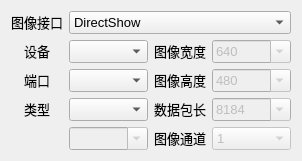
        <widget class="QWidget" name="Camera2">
         <attribute name="title">
          <string>相机2</string>
         </attribute>
         <layout class="QGridLayout" name="gridLayout_6" columnstretch="1,3,1,3">
          <item row="0" column="0">
           <widget class="QLabel" name="labelCameraInterface2">
            <property name="font">
             <font>
              <family>Microsoft YaHei UI</family>
              <pointsize>10</pointsize>
             </font>
            </property>
            <property name="mouseTracking">
             <bool>true</bool>
            </property>
            <property name="text">
             <string>&lt;html&gt;&lt;head/&gt;&lt;body&gt;&lt;p align=&quot;center&quot;&gt;图像接口&lt;/p&gt;&lt;/body&gt;&lt;/html&gt;</string>
            </property>
           </widget>
          </item>
          <item row="1" column="0">
           <widget class="QLabel" name="labelCameraDevice2">
            <property name="font">
             <font>
              <family>Microsoft YaHei UI</family>
              <pointsize>10</pointsize>
             </font>
            </property>
            <property name="mouseTracking">
             <bool>true</bool>
            </property>
            <property name="text">
             <string>&lt;html&gt;&lt;head/&gt;&lt;body&gt;&lt;p align=&quot;center&quot;&gt;设备&lt;/p&gt;&lt;/body&gt;&lt;/html&gt;</string>
            </property>
           </widget>
          </item>
          <item row="1" column="1">
           <widget class="QComboBox" name="comboBoxCameraDevice2">
            <property name="font">
             <font>
              <family>Microsoft YaHei UI</family>
              <pointsize>10</pointsize>
             </font>
            </property>
            <property name="mouseTracking">
             <bool>true</bool>
            </property>
           </widget>
          </item>
          <item row="1" column="2">
           <widget class="QLabel" name="labelImageWidth2">
            <property name="font">
             <font>
              <family>Microsoft YaHei UI</family>
              <pointsize>10</pointsize>
             </font>
            </property>
            <property name="mouseTracking">
             <bool>true</bool>
            </property>
            <property name="text">
             <string>&lt;html&gt;&lt;head/&gt;&lt;body&gt;&lt;p align=&quot;center&quot;&gt;图像宽度&lt;/p&gt;&lt;/body&gt;&lt;/html&gt;</string>
            </property>
           </widget>
          </item>
          <item row="1" column="3">
           <widget class="QComboBox" name="comboBoxImageWidth2">
            <property name="enabled">
             <bool>false</bool>
            </property>
            <property name="font">
             <font>
              <family>Microsoft YaHei UI</family>
              <pointsize>10</pointsize>
             </font>
            </property>
            <property name="mouseTracking">
             <bool>true</bool>
            </property>
            <property name="editable">
             <bool>true</bool>
            </property>
            <item>
             <property name="text">
              <string>640</string>
             </property>
            </item>
           </widget>
          </item>
          <item row="2" column="0">
           <widget class="QLabel" name="labelCameraPort2">
            <property name="enabled">
             <bool>true</bool>
            </property>
            <property name="font">
             <font>
              <family>Microsoft YaHei UI</family>
              <pointsize>10</pointsize>
             </font>
            </property>
            <property name="mouseTracking">
             <bool>true</bool>
            </property>
            <property name="text">
             <string>&lt;html&gt;&lt;head/&gt;&lt;body&gt;&lt;p align=&quot;center&quot;&gt;端口&lt;/p&gt;&lt;/body&gt;&lt;/html&gt;</string>
            </property>
            <property name="alignment">
             <set>Qt::AlignCenter</set>
            </property>
           </widget>
          </item>
          <item row="2" column="1">
           <widget class="QComboBox" name="comboBoxCameraPort2">
            <property name="font">
             <font>
              <family>Microsoft YaHei UI</family>
              <pointsize>10</pointsize>
             </font>
            </property>
            <property name="mouseTracking">
             <bool>true</bool>
            </property>
           </widget>
          </item>
          <item row="2" column="2">
           <widget class="QLabel" name="labelImageHeight2">
            <property name="enabled">
             <bool>true</bool>
            </property>
            <property name="font">
             <font>
              <family>Microsoft YaHei UI</family>
              <pointsize>10</pointsize>
             </font>
            </property>
            <property name="mouseTracking">
             <bool>true</bool>
            </property>
            <property name="text">
             <string>&lt;html&gt;&lt;head/&gt;&lt;body&gt;&lt;p align=&quot;center&quot;&gt;图像高度&lt;/p&gt;&lt;/body&gt;&lt;/html&gt;</string>
            </property>
            <property name="alignment">
             <set>Qt::AlignCenter</set>
            </property>
           </widget>
          </item>
          <item row="2" column="3">
           <widget class="QComboBox" name="comboBoxImageHeight2">
            <property name="enabled">
             <bool>false</bool>
            </property>
            <property name="font">
             <font>
              <family>Microsoft YaHei UI</family>
              <pointsize>10</pointsize>
             </font>
            </property>
            <property name="mouseTracking">
             <bool>true</bool>
            </property>
            <property name="editable">
             <bool>true</bool>
            </property>
            <item>
             <property name="text">
              <string>480</string>
             </property>
            </item>
           </widget>
          </item>
          <item row="3" column="0">
           <widget class="QLabel" name="labelCameraType2">
            <property name="font">
             <font>
              <family>Microsoft YaHei UI</family>
              <pointsize>10</pointsize>
             </font>
            </property>
            <property name="mouseTracking">
             <bool>true</bool>
            </property>
            <property name="text">
             <string>&lt;html&gt;&lt;head/&gt;&lt;body&gt;&lt;p align=&quot;center&quot;&gt;类型&lt;/p&gt;&lt;/body&gt;&lt;/html&gt;</string>
            </property>
           </widget>
          </item>
          <item row="3" column="1">
           <widget class="QComboBox" name="comboBoxCameraType2">
            <property name="font">
             <font>
              <family>Microsoft YaHei UI</family>
              <pointsize>10</pointsize>
             </font>
            </property>
            <property name="mouseTracking">
             <bool>true</bool>
            </property>
           </widget>
          </item>
          <item row="3" column="2">
           <widget class="QLabel" name="labelDataLength2">
            <property name="font">
             <font>
              <family>Microsoft YaHei UI</family>
              <pointsize>10</pointsize>
             </font>
            </property>
            <property name="mouseTracking">
             <bool>true</bool>
            </property>
            <property name="text">
             <string>&lt;html&gt;&lt;head/&gt;&lt;body&gt;&lt;p align=&quot;center&quot;&gt;数据包长&lt;/p&gt;&lt;/body&gt;&lt;/html&gt;</string>
            </property>
           </widget>
          </item>
          <item row="3" column="3">
           <widget class="QComboBox" name="comboBoxDataLength2">
            <property name="enabled">
             <bool>false</bool>
            </property>
            <property name="font">
             <font>
              <family>Microsoft YaHei UI</family>
              <pointsize>10</pointsize>
             </font>
            </property>
            <property name="mouseTracking">
             <bool>true</bool>
            </property>
            <property name="editable">
             <bool>true</bool>
            </property>
            <item>
             <property name="text">
              <string>8184</string>
             </property>
            </item>
           </widget>
          </item>
          <item row="4" column="0">
           <widget class="QLabel" name="labelCameraPort2_2">
            <property name="font">
             <font>
              <family>Microsoft YaHei UI</family>
              <pointsize>10</pointsize>
              <kerning>true</kerning>
             </font>
            </property>
            <property name="mouseTracking">
             <bool>true</bool>
            </property>
            <property name="text">
             <string>&lt;html&gt;&lt;head/&gt;&lt;body&gt;&lt;p align=&quot;center&quot;/&gt;&lt;/body&gt;&lt;/html&gt;</string>
            </property>
           </widget>
          </item>
          <item row="4" column="1">
           <widget class="QComboBox" name="comboBoxCameraPort2_2">
            <property name="enabled">
             <bool>false</bool>
            </property>
            <property name="font">
             <font>
              <family>Microsoft YaHei UI</family>
              <pointsize>10</pointsize>
              <kerning>true</kerning>
             </font>
            </property>
            <property name="mouseTracking">
             <bool>true</bool>
            </property>
            <property name="editable">
             <bool>true</bool>
            </property>
           </widget>
          </item>
          <item row="4" column="2">
           <widget class="QLabel" name="labelImageChannel2">
            <property name="enabled">
             <bool>true</bool>
            </property>
            <property name="font">
             <font>
              <family>Microsoft YaHei UI</family>
              <pointsize>10</pointsize>
              <kerning>true</kerning>
             </font>
            </property>
            <property name="mouseTracking">
             <bool>true</bool>
            </property>
            <property name="text">
             <string>&lt;html&gt;&lt;head/&gt;&lt;body&gt;&lt;p align=&quot;center&quot;&gt;图像通道&lt;/p&gt;&lt;/body&gt;&lt;/html&gt;</string>
            </property>
           </widget>
          </item>
          <item row="4" column="3">
           <widget class="QComboBox" name="comboBoxImageChannel2">
            <property name="enabled">
             <bool>false</bool>
            </property>
            <property name="font">
             <font>
              <family>Microsoft YaHei UI</family>
              <pointsize>10</pointsize>
              <kerning>true</kerning>
             </font>
            </property>
            <property name="mouseTracking">
             <bool>true</bool>
            </property>
            <item>
             <property name="text">
              <string>1</string>
             </property>
            </item>
            <item>
             <property name="text">
              <string>3</string>
             </property>
            </item>
           </widget>
          </item>
          <item row="0" column="1" colspan="3">
           <widget class="QComboBox" name="comboBoxCameraInterface2">
            <property name="font">
             <font>
              <family>Microsoft YaHei UI</family>
              <pointsize>10</pointsize>
             </font>
            </property>
            <property name="mouseTracking">
             <bool>true</bool>
            </property>
            <item>
             <property name="text">
              <string>DirectShow</string>
             </property>
            </item>
            <item>
             <property name="text">
              <string>GigEVision2</string>
             </property>
            </item>
            <item>
             <property name="text">
              <string>UserDefined</string>
             </property>
            </item>
           </widget>
          </item>
         </layout>
        </widget>
